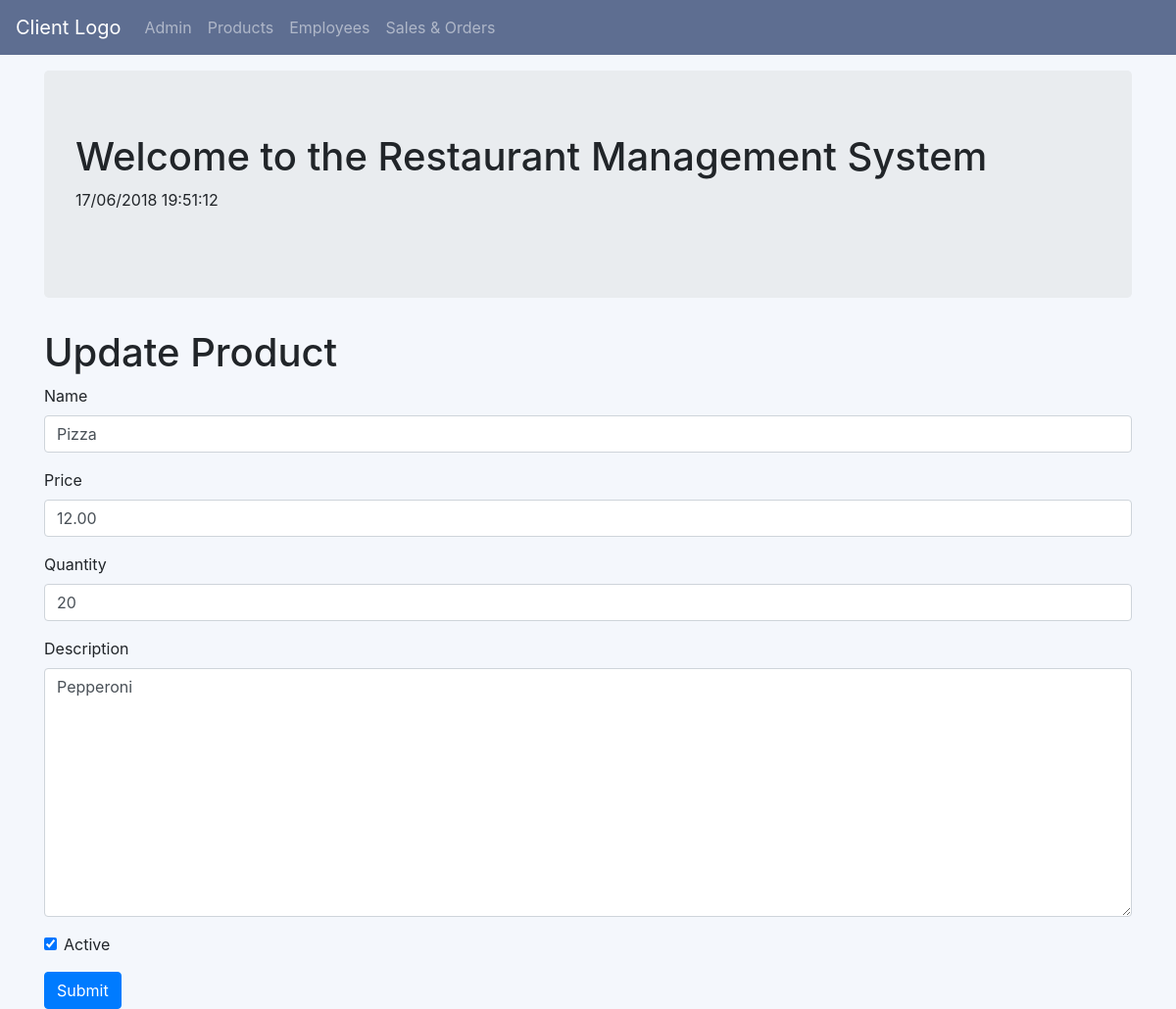
Page /oms/productupdate/1/ on the committed database.
### oms/models.py (models this page shows, shortened)
class Product(models.Model):
    name = models.CharField(max_length=256)
    description = models.TextField(max_length=512)
    price = models.DecimalField(max_digits=8, decimal_places=2)
    active = models.BooleanField()
    quantity = models.IntegerField()
    timestamp = models.DateTimeField(default=datetime.now())
    modified_date = models.DateTimeField(auto_now=True)

### oms/views.py (the view)
# urls.py: path('productupdate/<int:pk>/',views.ProductUpdateView.as_view(), name = 'product_update'),
class ProductUpdateView(UpdateView):
    model = models.Product
    fields = ['name','price', 'quantity', 'description', 'active']

### oms/templates/oms/product_form.html (shortened to what this page needs)
{% extends "oms/oms_base.html" %}
{% block body_block %}
{% load bootstrap4 %}
<h1>
{% if not form.instance.pk %}
Create Product
{% else%}
Update Product
{% endif %}
</h1>
    <form method="post">
        {% bootstrap_form form layout='inline'  %}
        {% buttons %}
            <button type="submit" class="btn btn-primary">Submit</button>
        {% endbuttons %}
    </form>
{% endblock %}

### rows in the picture
Product: name "Pizza", price "12.00", quantity "20", description "Pepperoni", active "☑"
